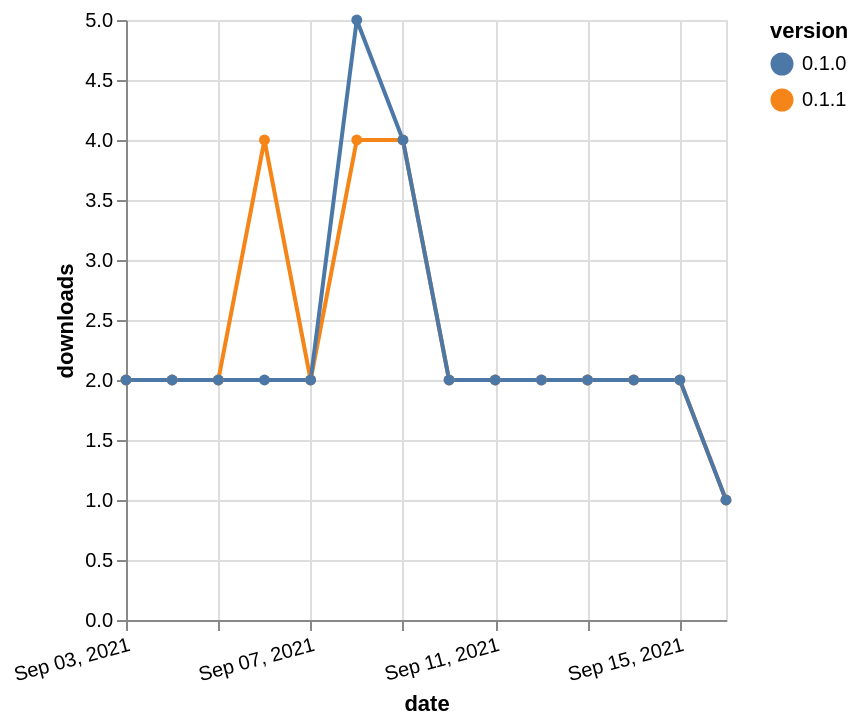

Express this chart as Vega-Lite.
### Vega-Lite specification from a JSON file in a GitHub repository (floating-point values rounded to 4 significant figures)
{"$schema": "https://vega.github.io/schema/vega-lite/v5.json", "description": "A simple bar chart with embedded data.", "data": {"values": [{"date": "2021-09-03", "total": 749, "delta": 2, "version": "0.1.1"}, {"date": "2021-09-04", "total": 751, "delta": 2, "version": "0.1.1"}, {"date": "2021-09-05", "total": 753, "delta": 2, "version": "0.1.1"}, {"date": "2021-09-06", "total": 757, "delta": 4, "version": "0.1.1"}, {"date": "2021-09-07", "total": 759, "delta": 2, "version": "0.1.1"}, {"date": "2021-09-08", "total": 763, "delta": 4, "version": "0.1.1"}, {"date": "2021-09-09", "total": 767, "delta": 4, "version": "0.1.1"}, {"date": "2021-09-10", "total": 769, "delta": 2, "version": "0.1.1"}, {"date": "2021-09-11", "total": 771, "delta": 2, "version": "0.1.1"}, {"date": "2021-09-12", "total": 773, "delta": 2, "version": "0.1.1"}, {"date": "2021-09-13", "total": 775, "delta": 2, "version": "0.1.1"}, {"date": "2021-09-14", "total": 777, "delta": 2, "version": "0.1.1"}, {"date": "2021-09-15", "total": 779, "delta": 2, "version": "0.1.1"}, {"date": "2021-09-16", "total": 780, "delta": 1, "version": "0.1.1"}, {"date": "2021-09-03", "total": 2492, "delta": 2, "version": "0.1.0"}, {"date": "2021-09-04", "total": 2494, "delta": 2, "version": "0.1.0"}, {"date": "2021-09-05", "total": 2496, "delta": 2, "version": "0.1.0"}, {"date": "2021-09-06", "total": 2498, "delta": 2, "version": "0.1.0"}, {"date": "2021-09-07", "total": 2500, "delta": 2, "version": "0.1.0"}, {"date": "2021-09-08", "total": 2505, "delta": 5, "version": "0.1.0"}, {"date": "2021-09-09", "total": 2509, "delta": 4, "version": "0.1.0"}, {"date": "2021-09-10", "total": 2511, "delta": 2, "version": "0.1.0"}, {"date": "2021-09-11", "total": 2513, "delta": 2, "version": "0.1.0"}, {"date": "2021-09-12", "total": 2515, "delta": 2, "version": "0.1.0"}, {"date": "2021-09-13", "total": 2517, "delta": 2, "version": "0.1.0"}, {"date": "2021-09-14", "total": 2519, "delta": 2, "version": "0.1.0"}, {"date": "2021-09-15", "total": 2521, "delta": 2, "version": "0.1.0"}, {"date": "2021-09-16", "total": 2522, "delta": 1, "version": "0.1.0"}]}, "width": "container", "mark": {"type": "line", "point": {"filled": true}}, "encoding": {"x": {"field": "date", "type": "temporal", "timeUnit": "yearmonthdate", "title": "date", "axis": {"labelAngle": -15}}, "y": {"field": "delta", "type": "quantitative", "title": "downloads"}, "color": {"field": "version", "type": "nominal"}, "tooltip": {"field": "delta"}}}
